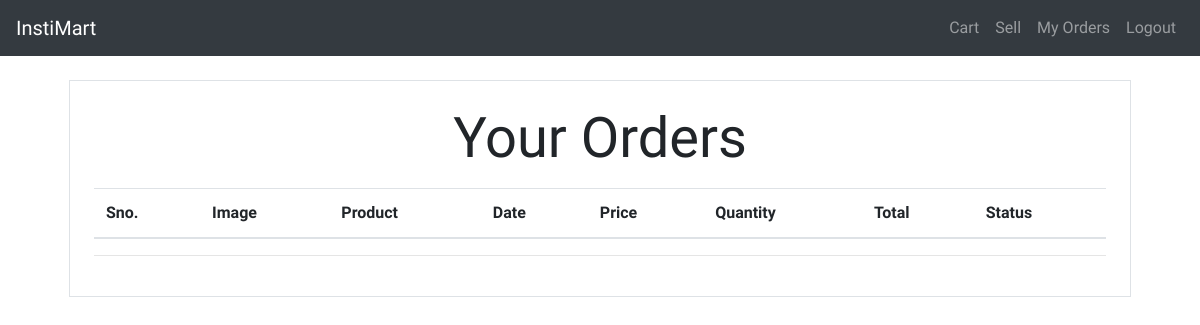
Page /orders (signed in) on the earlier database version.
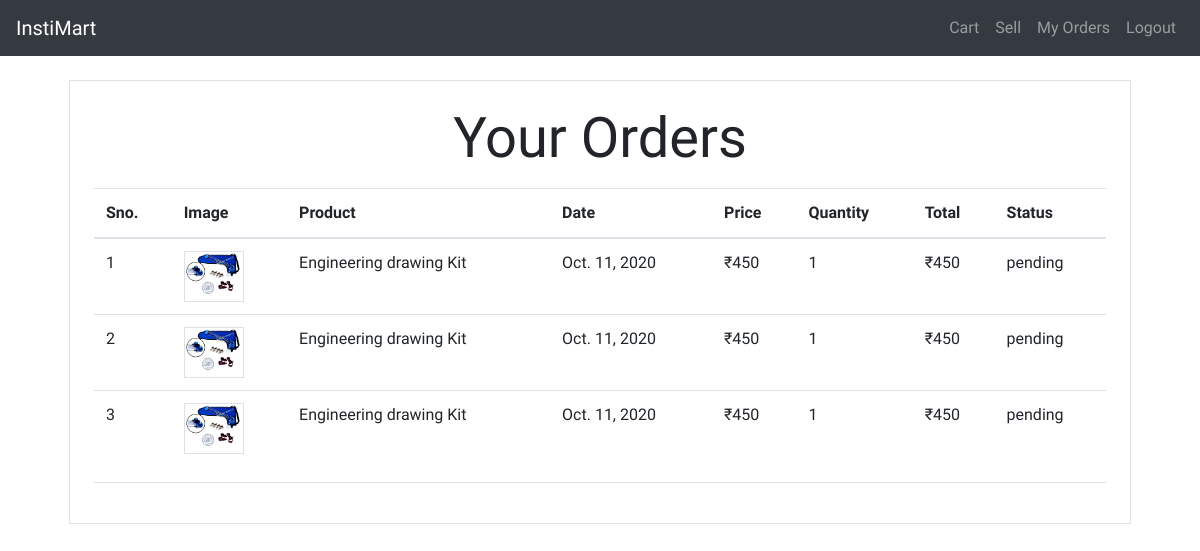
Same page on the later database version.
### store/models/order.py (models this page shows, shortened)
class Order(models.Model):
    product = models.ForeignKey(Product,on_delete=models.CASCADE)
    customer = models.ForeignKey(Customer,on_delete=models.CASCADE)
    quantity = models.IntegerField(default=1)
    price = models.IntegerField()
    address = models.CharField(max_length=200,blank=True)
    phone = models.CharField(max_length=50,blank=True)
    date = models.DateField(default=datetime.datetime.today)
    @staticmethod
    def get_orders_by_customer(customer_id):
        return Order.objects.filter(customer =customer_id)

### store/models/product.py (models this page shows, shortened)
class Product(models.Model):
    name = models.CharField(max_length=30)
    price = models.IntegerField(default=0)
    category = models.ForeignKey(Category, on_delete=models.CASCADE,default=1)
    description = models.CharField(max_length=200,default=0, null=True, blank=1)
    image =models.ImageField(upload_to='uploads/products/')

### store/views/orders.py (the view)
# urls.py: path('orders', orders.OrderView.as_view(), name='orders'),
class OrderView(View):
    def get(self,request):
        customer = request.session.get('customer')
        orders = Order.get_orders_by_customer(customer)
        return render(request,'orders.html',{'orders':orders})

### store/templatetags/custom_filter.py (called while the page is built)
@register.filter(name='currency')
def currency(num):
    return  "₹" +str(num);

@register.filter(name='multiply')
def multiply(x,y):
    return x*y

### store/templates/orders.html
{% extends 'base.html' %}
{% block content %}
{% load cart %}
{% load custom_filter %}
<div class="container">
    <div class="border rounder p-4 m-4">
        <p class="text-center display-4">
            Your Orders
        </p>
        <table class="table">
            <thead>
                <tr>
                    <th>Sno.</th>
                    <th>Image</th>
                    <th>Product</th>
                    <th>Date</th>
                    <th>Price</th>
                    <th>Quantity</th>
                    <th>Total</th>
                    <th>Status</th>
                </tr>
            </thead>
            <tbody>
                {% for order in orders %}
                <tr>
                    <td>{{forloop.counter}}</td>
                    <td><img style="width:60px" class="border" src="{{order.product.image.url}}" alt=""></td>
                    <td>{{order.product.name}}</td>
                    <td>{{order.date}}</td>
                    <td>{{order.price|currency}}</td>
                    <td>{{order.quantity}}</td>
                    <td>{{order.price|multiply:order.quantity|currency}}</td>
                    <td>{{order.status | default:"pending"}}</td>
                  </tr>
               {% endfor %}
            </tbody>
        </table>
        <hr>
    </div>
</div>
{% endblock %}

Differences in the rows shown:
added Order: product.image (picture), product.name "Engineering drawing Kit", date "Oct. 11, 2020", price "₹450", quantity "1", price|multiply "₹450", status "pending"
added Order: product.image (picture), product.name "Engineering drawing Kit", date "Oct. 11, 2020", price "₹450", quantity "1", price|multiply "₹450", status "pending"
added Order: product.image (picture), product.name "Engineering drawing Kit", date "Oct. 11, 2020", price "₹450", quantity "1", price|multiply "₹450", status "pending"
